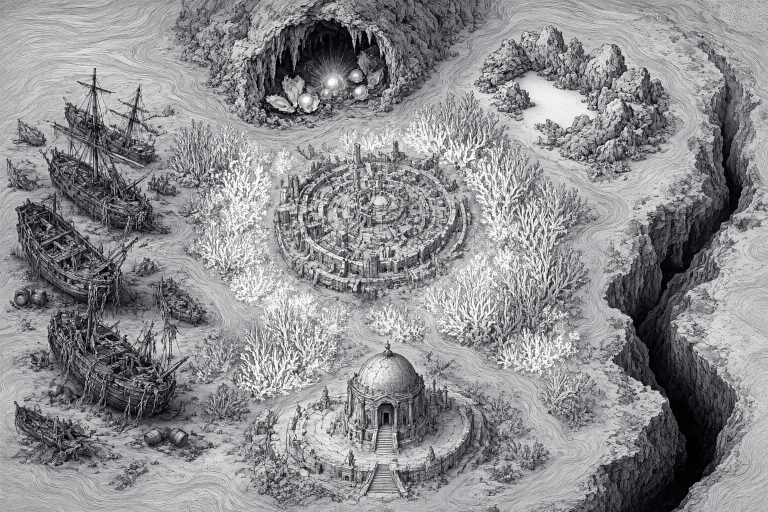
#> input picture 孤屿遗章-游戏 - 发布/assets/img/atlantis_map.png, 1536 x 1024 px, found by its file name (shown at 1/2 size)
$ python _widen_map.py
#> lines starting #> are read from the running program, lines starting #| are printed output that depends on the picture
# 把亚特兰蒂斯地图从 3:2（1536×1024）延展到 16:9（1820×1024）：
# 原图内容不动，左右各补 142px —— 用紧贴边缘的条带做镜像延续（接缝天然连续），再把镜像区微微压暗，弱化"照镜子"感。
import os
from PIL import Image, ImageEnhance

SRC = r"C:\Users\34297\Desktop\孤屿遗章\孤屿遗章-游戏 - 发布\assets\img\atlantis_map.png"
OUT = r"C:\Users\34297\Desktop\孤屿遗章\归档\素材实验\_map_wide\atlantis_map_wide.png"
W, H = 1820, 1024
os.makedirs(os.path.dirname(OUT), exist_ok=True)

src = Image.open(SRC).convert("RGB")
#> src is the input picture: PIL image 1536x1024 RGB; mean R, G, B 140.4, 140.9, 143.2
sw, sh = src.size
#> sw = 1536; sh = 1024
pad = (W - sw) // 2      # 142
#> pad = 142
canvas = Image.new("RGB", (W, H))
#> canvas: PIL image 1820x1024 RGB; every value is 0
canvas.paste(src, (pad, 0))
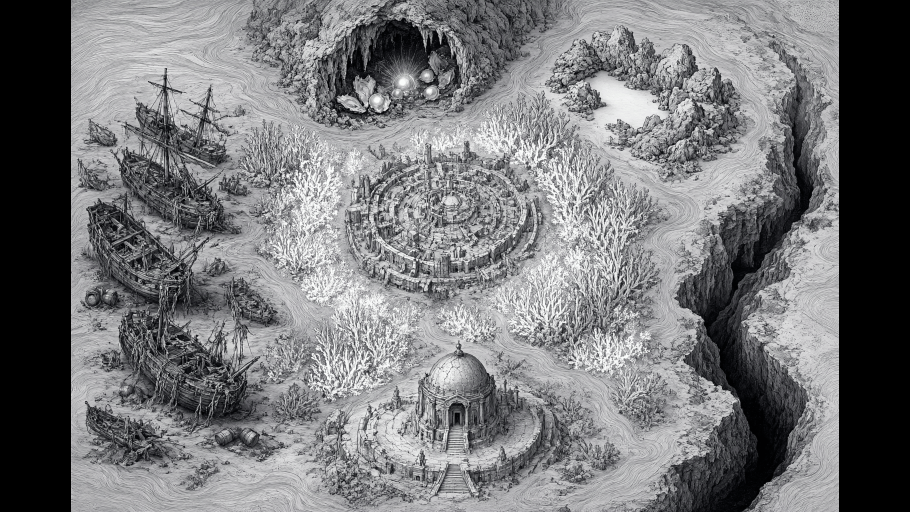
#> canvas: PIL image 1820x1024 RGB (shown at 1/2 size); mean R, G, B 118.5, 118.9, 120.8

# 左侧：镜像原图的左侧条带，接缝处与原图边缘连续
left = src.crop((pad, 0, pad * 2, sh)).transpose(Image.FLIP_LEFT_RIGHT)
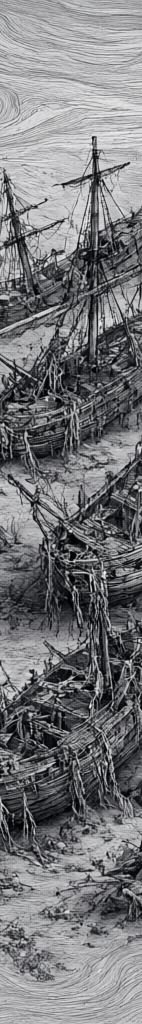
#> left: PIL image 142x1024 RGB; mean R, G, B 120.2, 120.7, 123.2
canvas.paste(left, (0, 0))
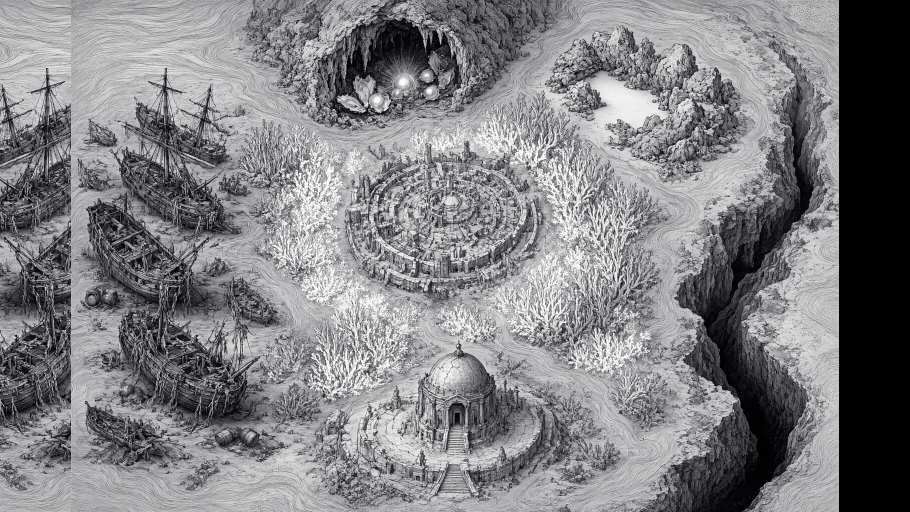
#> canvas: PIL image 1820x1024 RGB (shown at 1/2 size); mean R, G, B 127.9, 128.4, 130.4
# 右侧：镜像原图右侧条带
right = src.crop((sw - pad * 2, 0, sw - pad, sh)).transpose(Image.FLIP_LEFT_RIGHT)
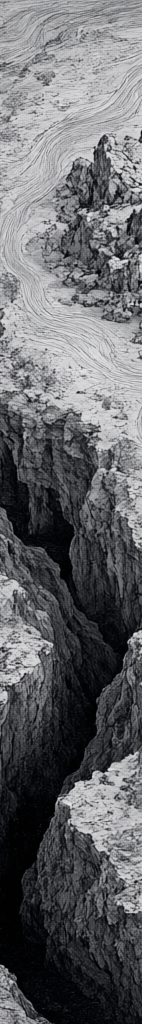
#> right: PIL image 142x1024 RGB; mean R, G, B 102.1, 102.6, 105.2
canvas.paste(right, (W - pad, 0))
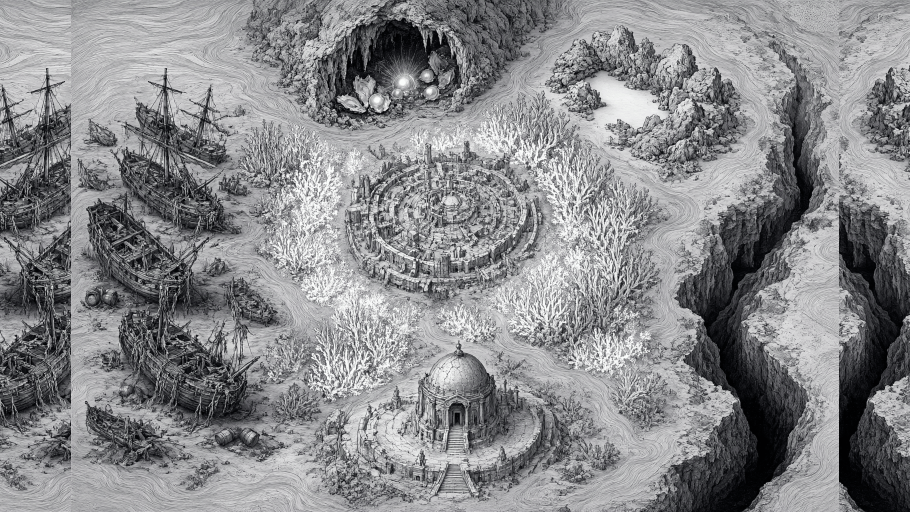
#> canvas: PIL image 1820x1024 RGB (shown at 1/2 size); mean R, G, B 135.9, 136.4, 138.7

# 镜像区做"由外向内"的渐变（最外侧略暗一点、再往外加一层浅色雾），避免整块压暗留下一条竖缝
px = canvas.load()
for y in range(H):
    for k in range(pad):
        depth = (pad - k) / pad            # 1=最外侧，0=接缝处
        dark = 1 - 0.08 * depth            # 最外侧压暗 8%
        haze = 0.22 * max(0.0, (depth - 0.45) / 0.55)   # 只在最外侧 55% 区域加雾
        for x in (k, W - 1 - k):
            r, g, b = px[x, y]
            r, g, b = r * dark, g * dark, b * dark
            r = r * (1 - haze) + 214 * haze
            g = g * (1 - haze) + 216 * haze
            b = b * (1 - haze) + 218 * haze
            px[x, y] = (int(r), int(g), int(b))

# 接缝处横向渐变：镜像条内侧 1/3 与原图边缘混合，进一步弱化接缝
fade = pad // 3
#> fade = 47
px = canvas.load()
for y in range(H):
    for k in range(fade):
        t = k / fade                      # 0（最靠内）→ 1（接缝）
        # 左侧：把 x=pad-1-k 拉向 x=pad+k
        a = px[pad - 1 - k, y]; b = px[pad + k, y]
        px[pad - 1 - k, y] = tuple(int(a[i] * (0.55 + 0.45 * t) + b[i] * (0.45 - 0.45 * t)) for i in range(3))
        # 右侧
        c = px[W - pad + k, y]; d2 = px[W - pad - 1 - k, y]
        px[W - pad + k, y] = tuple(int(c[i] * (0.55 + 0.45 * t) + d2[i] * (0.45 - 0.45 * t)) for i in range(3))

# 接缝两侧做一次轻微横向模糊（只影响 ±12px），把镜像折叠线糊掉
from PIL import ImageFilter
blurred = canvas.filter(ImageFilter.GaussianBlur(3))
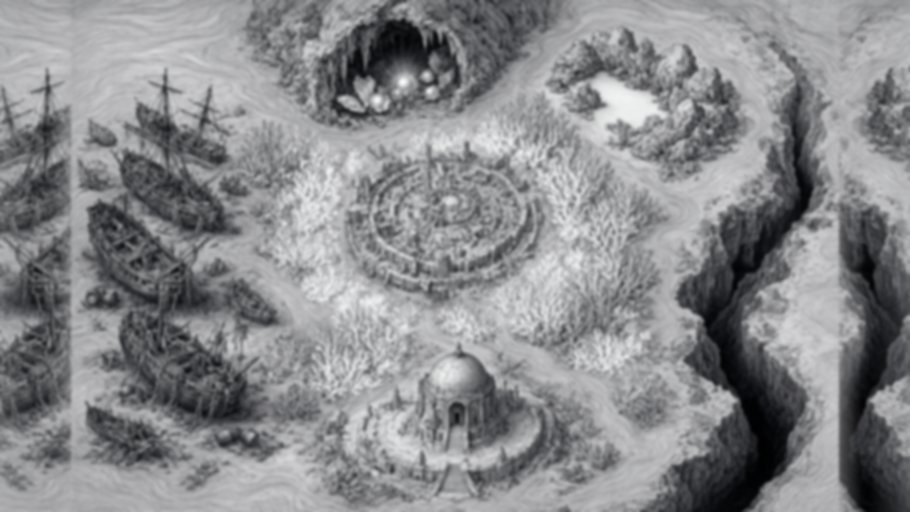
#> blurred: PIL image 1820x1024 RGB (shown at 1/2 size); mean R, G, B 136.8, 137.3, 139.6
bpx = blurred.load()
band = 12
for y in range(H):
    for x in list(range(max(0, pad - band), min(W, pad + band))) + list(range(max(0, W - pad - band), min(W, W - pad + band))):
        d = min(abs(x - pad), abs(x - (W - pad)))
        wgt = 0.75 * (1 - d / band)
        if wgt <= 0:
            continue
        a = px[x, y]; b = bpx[x, y]
        px[x, y] = tuple(int(a[i] * (1 - wgt) + b[i] * wgt) for i in range(3))

canvas.save(OUT)
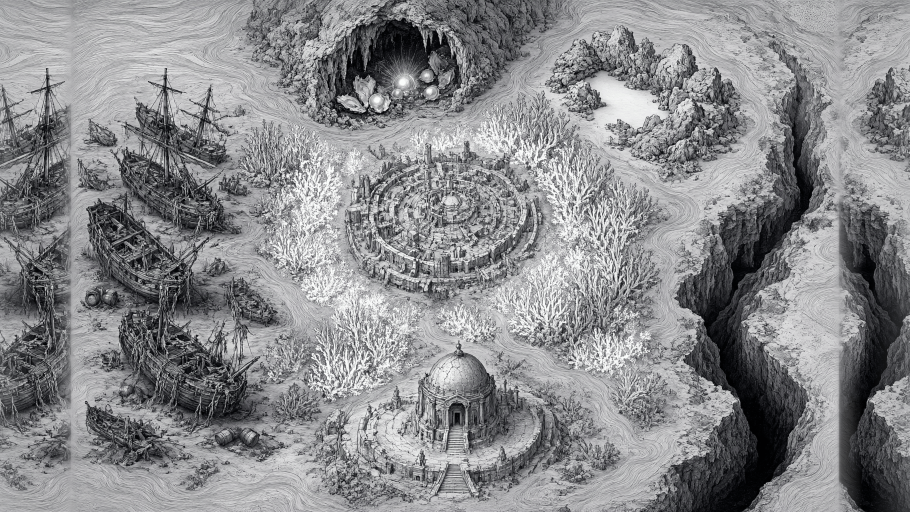
#> saved as atlantis_map_wide.png: PIL image 1820x1024 RGB (shown at 1/2 size); mean R, G, B 136.8, 137.3, 139.5
print("OK", OUT, canvas.size, "比例 %.3f" % (canvas.size[0] / canvas.size[1]))
#| OK C:\Users\34297\Desktop\孤屿遗章\归档\素材实验\_map_wide\atlantis_map_wide.png (1820, 1024) 比例 1.777

$ run again, with 孤屿遗章-游戏 - 发布/assets/img/boss_pirate.png copied over 孤屿遗章-游戏 - 发布/assets/img/atlantis_map.png
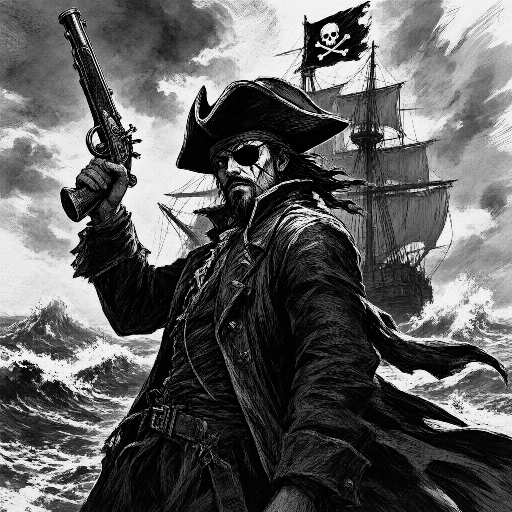
#> input picture 孤屿遗章-游戏 - 发布/assets/img/boss_pirate.png, 512 x 512 px, found by its file name
#> `canvas.paste(src, (pad, 0))`:
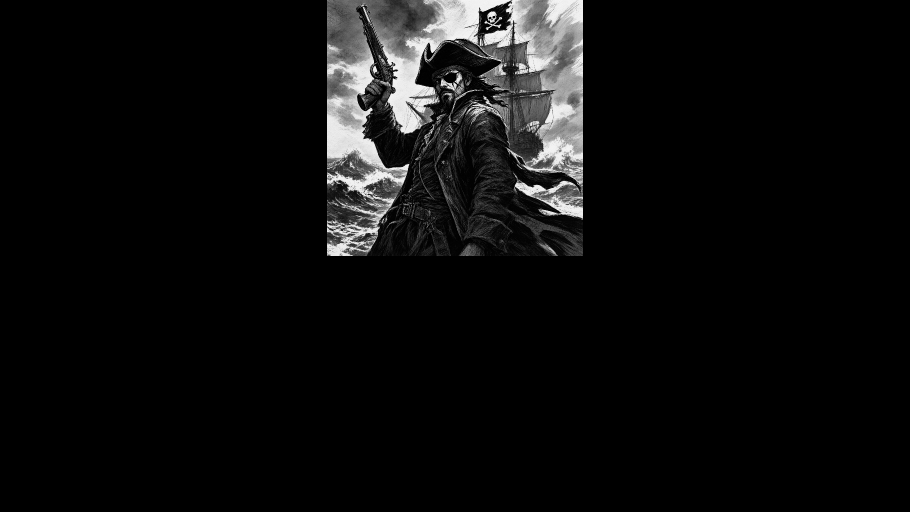
#> canvas: PIL image 1820x1024 RGB (shown at 1/2 size); min 0, max 245, mean 13.3
#> left: PIL image 654x512 RGB; every value is 0
#> `canvas.save(OUT)`:
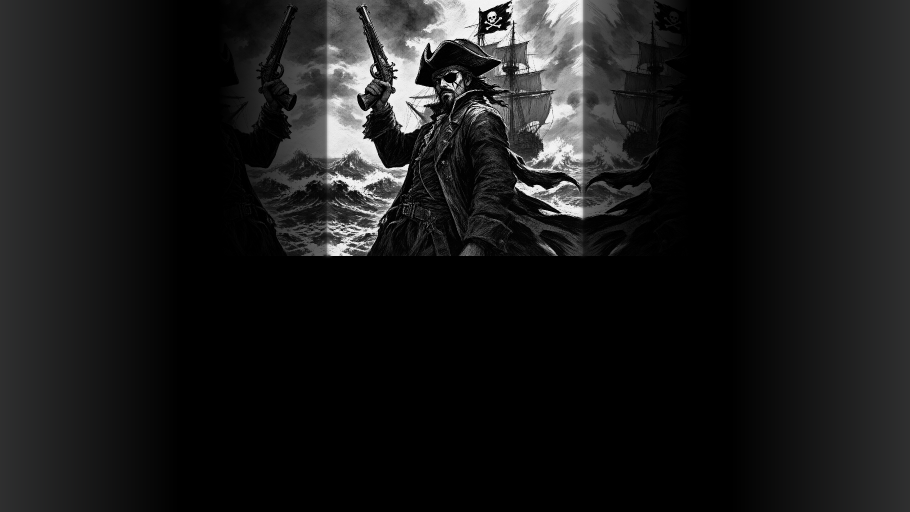
#> saved as atlantis_map_wide.png: PIL image 1820x1024 RGB (shown at 1/2 size); mean R, G, B 25.6, 25.7, 25.7
#| OK C:\Users\34297\Desktop\孤屿遗章\归档\素材实验\_map_wide\atlantis_map_wide.png (1820, 1024) 比例 1.777
